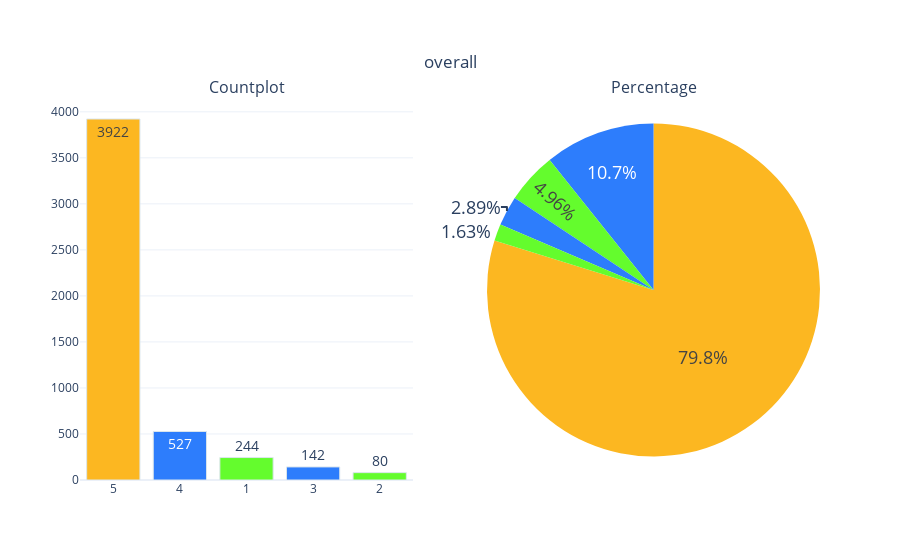

The code cell stored with this chart in its notebook:
### Code cell
categorical_var_summary(df, 'overall')

### Figure 1 — Plotly figure (JSON) as saved in the notebook; plotly's stock layout.template omitted (floating-point values rounded to 4 significant figures)
{"data": [{"marker": {"color": ["#fcb721", "#2d7dfc", "#64fc2d", "#2d7dfc", "#64fc2d"], "line": {"color": "#DBE6EC", "width": 1}}, "name": "Column name", "showlegend": false, "text": ["3922", "527", "244", "142", "80"], "textfont": {"size": 14}, "textposition": "auto", "type": "bar", "x": ["5", "4", "1", "3", "2"], "xaxis": "x", "y": [3922, 527, 244, 142, 80], "yaxis": "y"}, {"domain": {"x": [0.55, 1], "y": [0, 1]}, "labels": [5, 4, 1, 3, 2], "marker": {"colors": ["#fcb721", "#2d7dfc", "#64fc2d", "#2d7dfc", "#64fc2d"]}, "name": "overall", "showlegend": false, "textfont": {"size": 18}, "textposition": "auto", "type": "pie", "values": [3922, 527, 244, 142, 80]}], "layout": {"annotations": [{"font": {"size": 16}, "showarrow": false, "text": "Countplot", "x": 0.225, "xanchor": "center", "xref": "paper", "y": 1, "yanchor": "bottom", "yref": "paper"}, {"font": {"size": 16}, "showarrow": false, "text": "Percentage", "x": 0.775, "xanchor": "center", "xref": "paper", "y": 1, "yanchor": "bottom", "yref": "paper"}], "title": {"text": "overall", "x": 0.5, "xanchor": "center", "y": 0.9, "yanchor": "top"}, "xaxis": {"anchor": "y", "domain": [0, 0.45]}, "yaxis": {"anchor": "x", "domain": [0, 1]}}}
